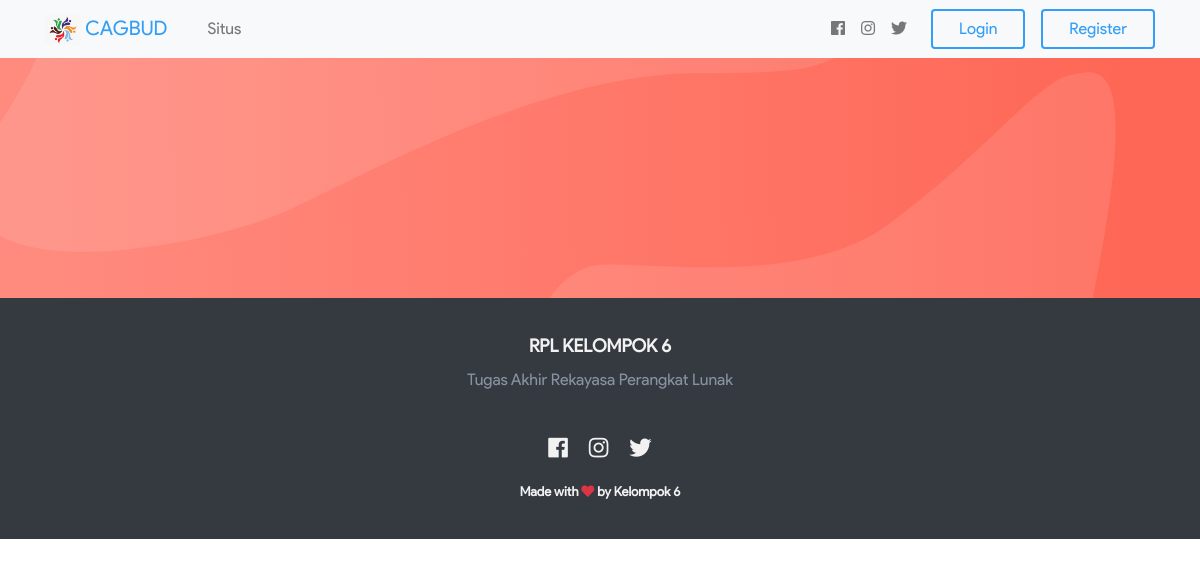
The page /index.php/situs on the database as committed earlier.
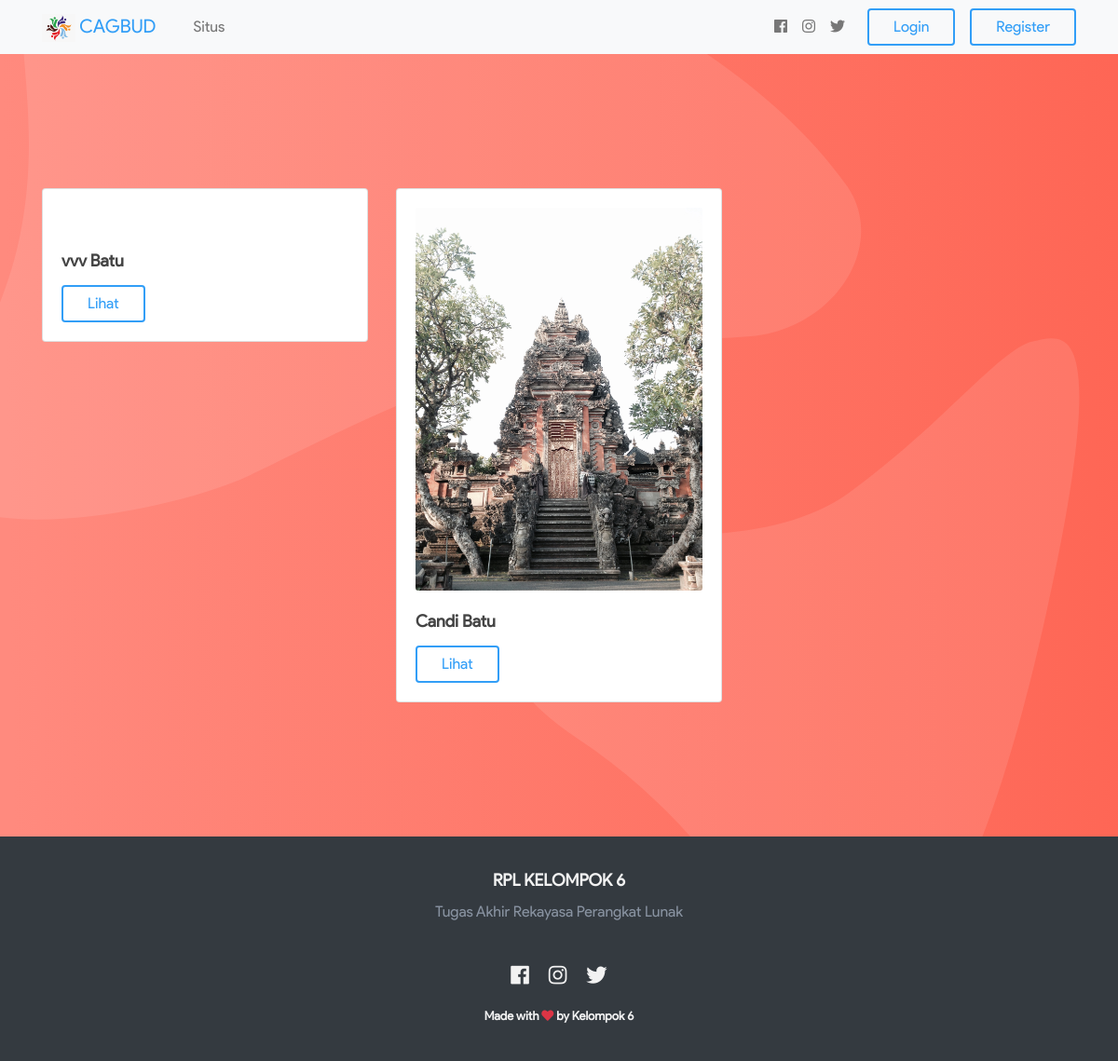
The same page on the database as committed later.
### tables this page shows
CREATE TABLE `situs` (
  `id` int(11) NOT NULL,
  `nama_situs` varchar(256) NOT NULL,
  `id_user` int(11) NOT NULL,
  `kode_situs` varchar(256) NOT NULL,
  `deskripsi` mediumtext NOT NULL,
  `foto` varchar(256) NOT NULL DEFAULT 'default.png',
  `kondisi` mediumtext NOT NULL,
  `is_verif` int(1) NOT NULL,
  `jalan` varchar(256) NOT NULL,
  `kecamatan` varchar(256) NOT NULL,
  `kota` varchar(256) NOT NULL,
  `provinsi` varchar(256) NOT NULL,
  `date_created` timestamp NOT NULL DEFAULT CURRENT_TIMESTAMP ON UPDATE CURRENT_TIMESTAMP
);

### application/controllers/Situs.php (called while the page is built, shortened)
<?php
class Situs extends CI_Controller
{
    public function __construct()
    {
        $this->load->library('form_validation');
        $this->load->model('User_model');
        $this->load->model('situs_model', 'situs');
        if ($this->session->userdata('email') != null) {
            $status = 1;
            $userdata = $this->User_model->getUserData($this->session->userdata('email'));
        } else {
            $status = 0;
            $userdata = [
                'id' => null
            ];
        }
    }
    public function index()
    {
        global $userdata;
        global $status;
        $data = [
            'user' => $userdata,
            'status' => $status,
            'title' => 'CagBud Online',
            'all_situs' => $this->situs->getSitus()
        ];
        $this->load->view('style/header', $data);
        $this->load->view('style/nav', $data);
        $this->load->view('situs/index', $data);
        $this->load->view('style/footer');
    }
}

### index.php (called while the page is built, shortened)
<?php
require_once BASEPATH.'core/CodeIgniter.php';

### application/models/Situs_model.php (called while the page is built, shortened)
<?php
class Situs_model extends CI_Model
{
    public function getSitus($id = "all")
    {
        if ($id == "all") {
            return $this->db->get("situs")->result_array();
        } else if ($id == "thumb") {
            $this->db->order_by('id DESC');
            return $this->db->get("situs", 3)->result_array();
        } else {
            return $this->db->get_where("situs", ["id" => $id])->row_array();
        }
    }
}

### application/views/situs/index.php (the view)
<div class="fdb-block" style="background-image: url(<?= base_url('assets/imgs/hero/red.svg') ?>);">
    <div class="container">
        <div class="row">
            <?php foreach ($all_situs as $situs) { ?>
                <?php if ($situs['is_verif'] == 1) { ?>
                    <div class="col-sm-4 my-4">
                        <div class="card">
                            <div class="card-body">
                                <img src="<?= base_url('assets/uploads/situs/' . $situs['foto']) ?>" class="card-img" alt="">
                                <h3 class="card-title"><?= $situs['nama_situs'] ?></h3>
                                <a href="<?= base_url('situs/' . $situs['id']) ?>" class="btn btn-outline-primary">Lihat</a>
                            </div>
                        </div>
                    </div>
                <?php } ?>
            <?php } ?>
        </div>
    </div>
</div>

Rows that differ between the two databases and show on the page:
now on this page (row edited): situs: nama_situs "vvv Batu"
now on this page (row edited): situs: foto (picture), nama_situs "Candi Batu"
